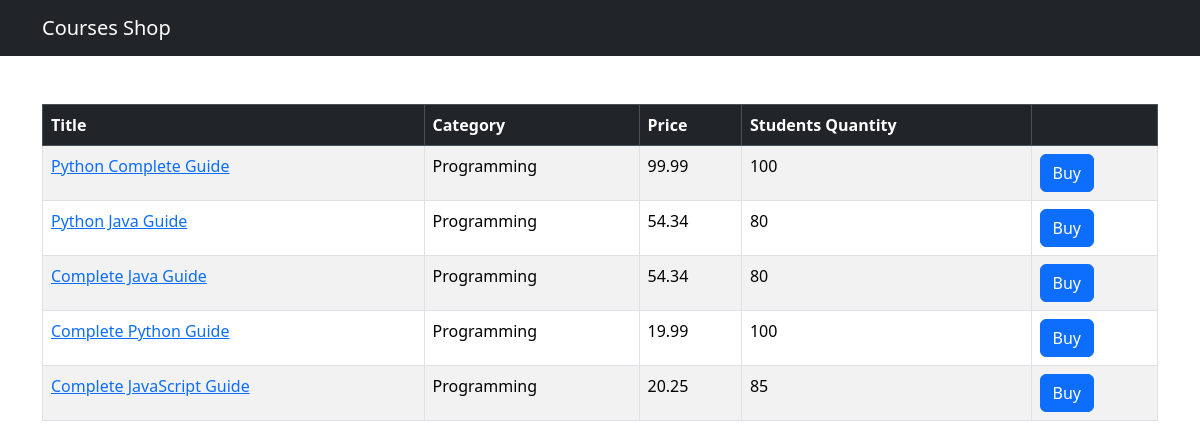
The app's page /shop/ with its own data.
### shop/models.py (models this page shows, shortened)
class Course(models.Model):
    title = models.CharField(max_length=300)
    price = models.FloatField()
    students_qty = models.IntegerField()
    reviews_qty = models.IntegerField()
    category = models.ForeignKey(Category, on_delete=models.CASCADE)
    created_at = models.DateTimeField(default=timezone.now)

class Category(models.Model):
    title = models.CharField(max_length=255)
    created_at = models.DateTimeField(default=timezone.now)
    def __str__(self):
        return self.title

### shop/views.py (the view)
# urls.py: path('', views.index, name="index"),
def index(request):
    courses = Course.objects.all()
    return render(
        request,
        'shop/courses.html',
        {
            'courses': courses,
        })

### templates/shop/courses.html (shortened to what this page needs)
{% extends 'base.html' %}
{% block content %}
<table class="table mt-5 table-bordered table-striped table-hover">
    <thead class="table-dark">
    <tr>
        <th>Title</th>
        <th>Category</th>
        <th>Price</th>
        <th>Students Quantity</th>
        <th></th>
    </tr>
    </thead>
    <tbody>
    {%for course in courses%}
    <tr>
        <td>
            <a href={% url "shop:single_course" course.id %}>
            {{ course.title }}
            </a>
        </td>
        <td>{{ course.category }}</td>
        <td>{{ course.price }}</td>
        <td>{{ course.students_qty }}</td>
        <td>
            <button class="btn btn-primary">Buy</button>
        </td>
    </tr>
    {% endfor %}
    </tbody>
</table>
{% endblock %}

### templates/base.html (shortened to what this page needs)
<!doctype html>
<html lang="en">
<head>
    <link href="https://cdn.jsdelivr.net/npm/bootstrap@5.3.3/dist/css/bootstrap.min.css" rel="stylesheet"
>
</head>
<body>
<nav class="navbar navbar-dark bg-dark">
    <div class="container">
        <a href={% url "shop:index" %} class="navbar-brand">Courses Shop</a>
    </div>
</nav>
<main class="container">
    {% block content %}
    {% endblock %}
</main>
</body>
</html>

### records on screen
Course: title "Python Complete Guide", category "Programming", price "99.99", students_qty "100"
Course: title "Python Java Guide", category "Programming", price "54.34", students_qty "80"
Course: title "Complete Java Guide", category "Programming", price "54.34", students_qty "80"
Course: title "Complete Python Guide", category "Programming", price "19.99", students_qty "100"
Course: title "Complete JavaScript Guide", category "Programming", price "20.25", students_qty "85"
